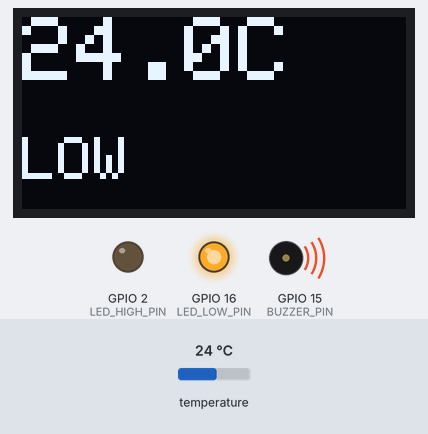
Bench run of a sketch on a simulated ESP32. Shown: 128×64 one-colour display, output pins drawn as LEDs (lit = HIGH), buzzer (waves = sounding). The test bench sets the inputs (shaded band); at power-on: temperature 24 °C. What the sketch prints to the serial monitor is not drawn.

Above: at 3.3 s.
3.4 s: temperature set to 24.9 °C
At 5.1 s:
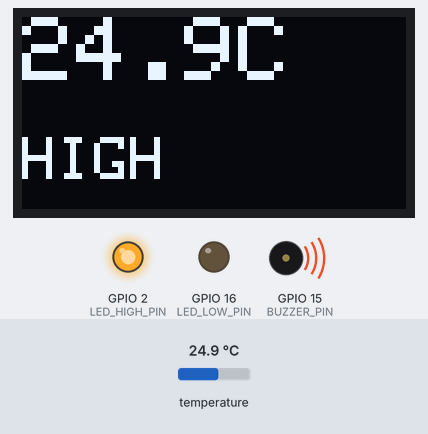
5.9 s: temperature set to 12 °C
At 7.3 s:
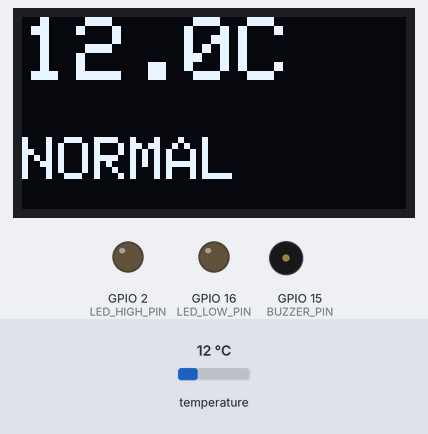
8.4 s: temperature set to 19 °C
At 10.5 s:
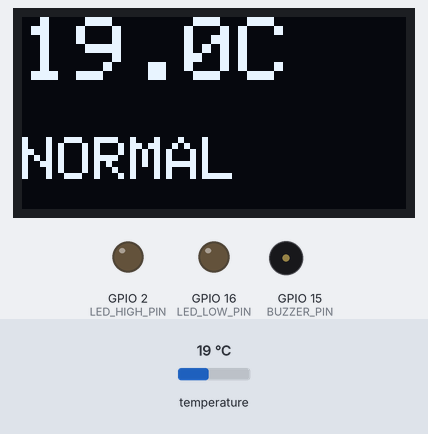
Timing chart, 0 to 12.0 s (numbered marks = the images above; inputs shaded):
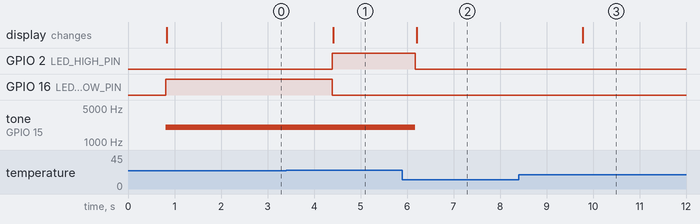

The sketch:

ESP32_Temperature_Alarm_System.ino
```cpp
/*********************
 * ESP32 Dual-LED Temperature Alert System
 *
 * Temperature Logic:
 *  - Temp > 24°C        → HIGH  → LED_HIGH ON
 *  - 22°C ≤ Temp ≤ 24°C → LOW   → LED_LOW ON
 *  - Temp < 22°C        → NORMAL → All OFF
 *
 * Display : OLED SSD1306 (128x64)
 * Sensor  : DS18B20
 * Output  : 2 LEDs + Active Buzzer
 *
 * Author  : Milad Mohseni
 *********************/

#include <OneWire.h>
#include <DallasTemperature.h>
#include <Wire.h>
#include <Adafruit_GFX.h>
#include <Adafruit_SSD1306.h>

/* ---------- Pin Definitions ---------- */
#define DS18B20_PIN   4
#define LED_HIGH_PIN  2
#define LED_LOW_PIN   16
#define BUZZER_PIN    15

/* ---------- Temperature Thresholds ---------- */
#define TEMP_LOW_MIN  22.0
#define TEMP_LOW_MAX  24.0

/* ---------- OLED Configuration ---------- */
#define SCREEN_WIDTH 128
#define SCREEN_HEIGHT 64
#define OLED_RESET   -1
Adafruit_SSD1306 display(SCREEN_WIDTH, SCREEN_HEIGHT, &Wire, OLED_RESET);

/* ---------- DS18B20 Setup ---------- */
OneWire oneWire(DS18B20_PIN);
DallasTemperature sensors(&oneWire);

/* ---------- Buzzer PWM ---------- */
#define BUZZER_ON   240
#define BUZZER_OFF  0

void setup() {
  Serial.begin(115200);

  pinMode(LED_HIGH_PIN, OUTPUT);
  pinMode(LED_LOW_PIN, OUTPUT);

  digitalWrite(LED_HIGH_PIN, LOW);
  digitalWrite(LED_LOW_PIN, LOW);

  ledcAttach(BUZZER_PIN, 2000, 8);
  ledcWrite(BUZZER_PIN, BUZZER_OFF);

  sensors.begin();

  if (!display.begin(SSD1306_SWITCHCAPVCC, 0x3C)) {
    Serial.println("OLED init failed");
    while (true);
  }

  display.clearDisplay();
  display.setTextColor(SSD1306_WHITE);
}

void loop() {
  sensors.requestTemperatures();
  float temperature = sensors.getTempCByIndex(0);

  Serial.print("Temperature: ");
  Serial.println(temperature);

  display.clearDisplay();

  /* ---------- Temperature Display ---------- */
  display.setTextSize(3);
  display.setCursor(0, 0);
  display.print(temperature, 1);
  display.print("C");

  display.setTextSize(2);
  display.setCursor(0, 40);

  /* ---------- State Logic ---------- */
  if (temperature > TEMP_LOW_MAX) {
    // HIGH
    display.print("HIGH");

    digitalWrite(LED_HIGH_PIN, HIGH);
    digitalWrite(LED_LOW_PIN, LOW);
    ledcWrite(BUZZER_PIN, BUZZER_ON);
  }
  else if (temperature >= TEMP_LOW_MIN && temperature <= TEMP_LOW_MAX) {
    // LOW
    display.print("LOW");

    digitalWrite(LED_HIGH_PIN, LOW);
    digitalWrite(LED_LOW_PIN, HIGH);
    ledcWrite(BUZZER_PIN, BUZZER_ON);
  }
  else {
    // NORMAL
    display.print("NORMAL");

    digitalWrite(LED_HIGH_PIN, LOW);
    digitalWrite(LED_LOW_PIN, LOW);
    ledcWrite(BUZZER_PIN, BUZZER_OFF);
  }

  display.display();
  delay(1000);
}
```

Measured:
- the behaviour switches between 24 and 24.1 °C on temperature (found by bisection; images 0 and 1)
- after the input at 3.4 s, GPIO 2 (LED_HIGH_PIN): LOW → HIGH after 0.99 s; GPIO 16 (LED_LOW_PIN): HIGH → LOW after 0.99 s; the display: changes after 1.0 s (image 1)
- after the input at 5.9 s, GPIO 2 (LED_HIGH_PIN): HIGH → LOW after 0.28 s; tone on GPIO 15 (BUZZER_PIN): 2000 Hz → silent after 0.28 s; the display: changes after 0.30 s (image 2)
- after the input at 8.4 s, the display: changes after 1.4 s (image 3)
